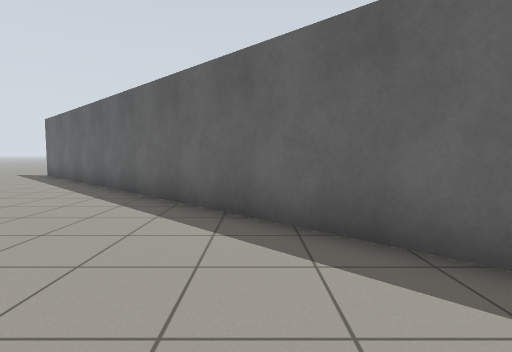
view 1 (above)

12 first-person views from a walk through a robot-simulator world made for Gazebo. The camera is 0.94 m above the floor, tilts 4° down and sees 80° across. Floor lines are 1 m apart. The floor is counted in squares, 1 m on a side. Each view is taken from the middle of a square. On the plan, view 1 faces up. The plan holds only what a view shows up to about 11 squares ahead; the rest is blank. The place goes on beyond the plan.

view 2
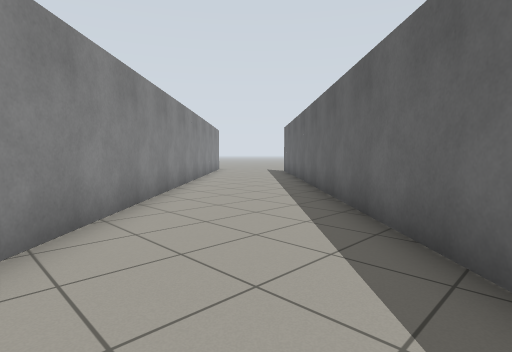

view 3
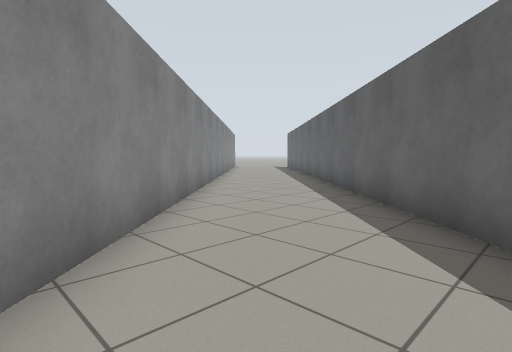

view 4
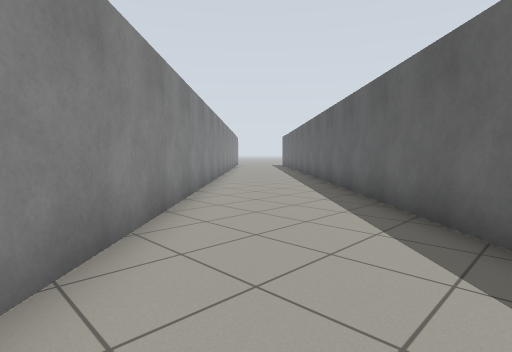

view 5
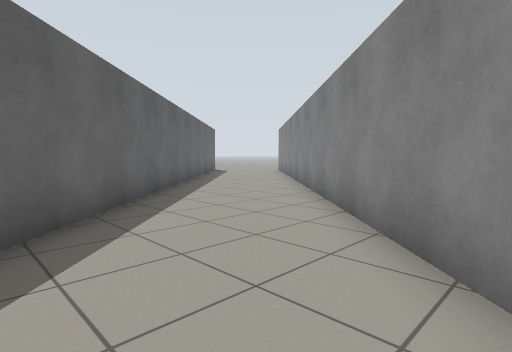

view 6
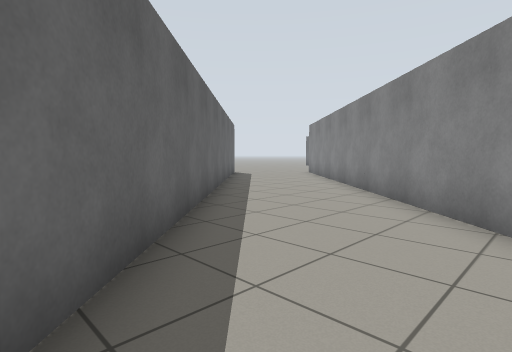

view 7
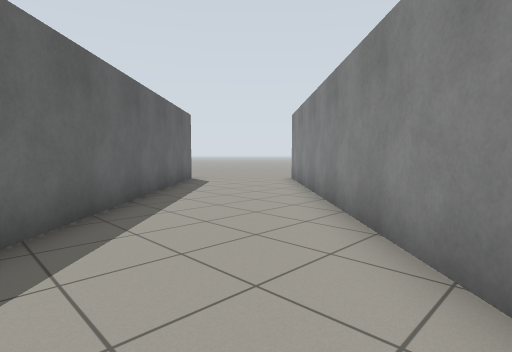

view 8
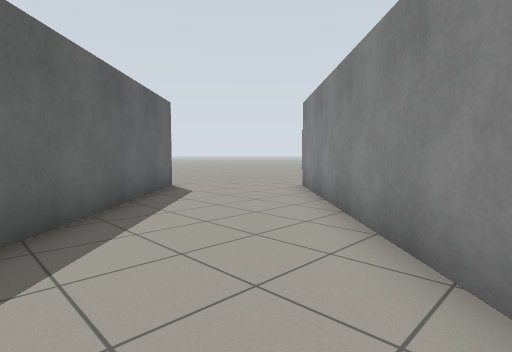

view 9
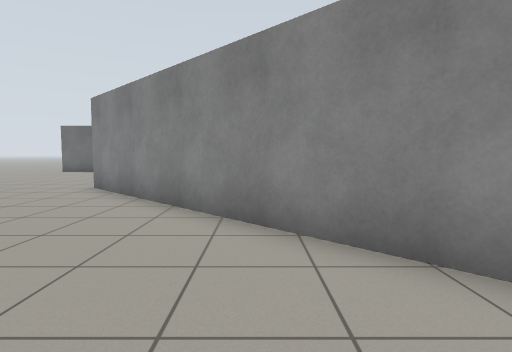

view 10
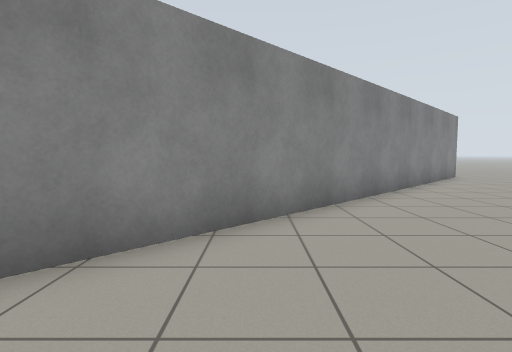

view 11
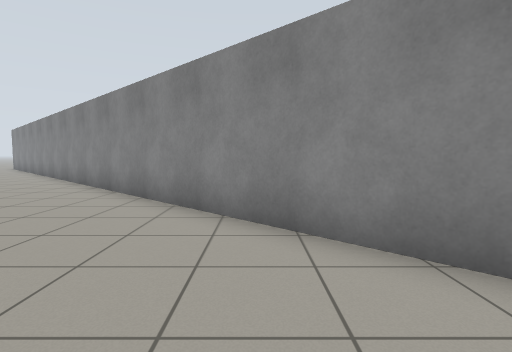

view 12
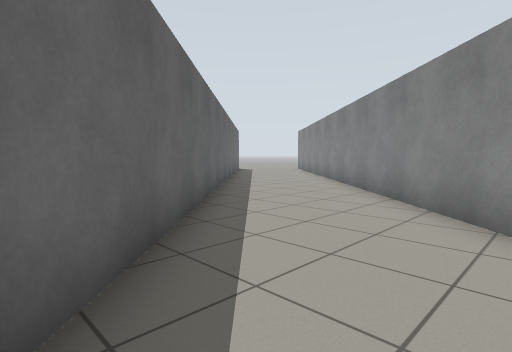

### Floor plan
Points are (right, up) in squares from view 1. A wall is a line through its corners. A room is listed if a view was taken in it or the views show most of it. See-through windows are left out.
Room 1 (views 1, 2, 3, 4, 5, 6, 7, 8, 9, 10, 11, 12)
walls: (17.6, -13) (-3.1, 7.5); (-8.8, 7.6) (16.6, -17.7)

Where each view was taken, in squares from view 1:
view 1: 0 up, 0 right, facing up
view 2: 0 up, 2 right, facing up-left
view 3: 4 down, 5 right, facing up-left
view 4: 7 down, 8 right, facing up-left
view 5: 3 down, 4 right, facing down-right
view 6: 4 down, 7 right, facing down-right
view 7: 8 down, 9 right, facing down-right
view 8: 10 down, 11 right, facing down-right
view 9: 9 down, 12 right, facing down
view 10: 4 up, 1 left, facing left
view 11: 2 up, 1 right, facing down
view 12: 1 down, 4 right, facing down-right
